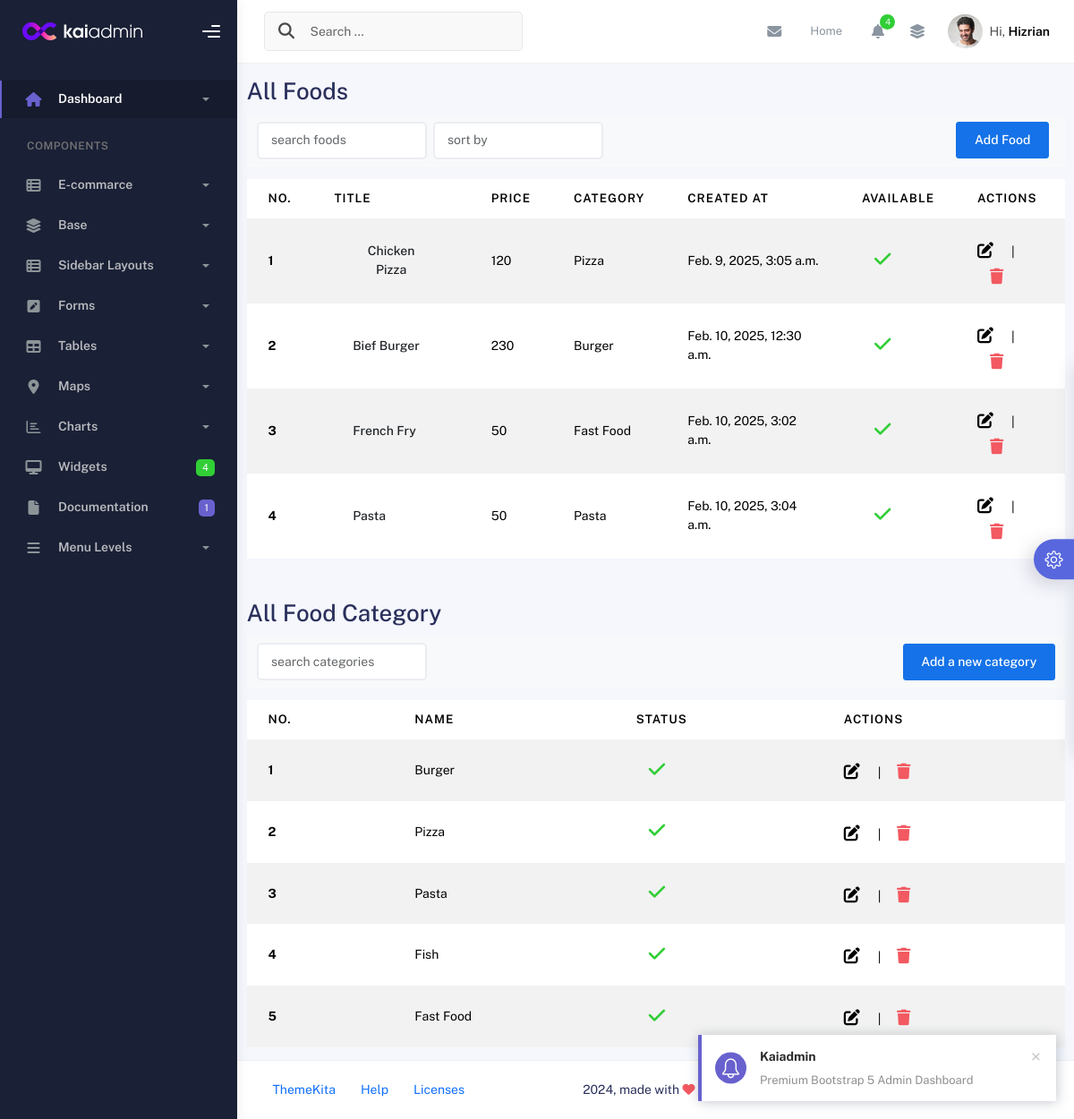
The page /menu/foods/ (signed in) on the database its author committed.
### menuapp/models.py (models this page shows, shortened)
class Food(models.Model):
    categories = models.ForeignKey(Category, on_delete=models.CASCADE, related_name="food")
    title = models.CharField(max_length=20)
    description = models.TextField(max_length=100)
    price = models.IntegerField()
    image = models.ImageField(upload_to='images/')
    created_at = models.DateTimeField(auto_now_add=True)
    avaiable = models.BooleanField(default=False)

class Category(models.Model):
    user = models.ForeignKey(User, on_delete=models.CASCADE, related_name='users', null=True, blank=True)
    name = models.CharField(max_length=20)
    is_active = models.BooleanField(default=True)

### menuapp/views.py (the view)
# urls.py: path('foods/', views.food_view, name='foods'),
@login_required
def food_view(request):
    if not request.user.is_superuser:
        return redirect('profile')
    foods = Food.objects.all()
    categories = Category.objects.all()
    context = {
        'foods': foods,
        'categories': categories,
    }
    return render(request, 'menuapp/foods.html', context)

### menuapp/templates/menuapp/foods.html (shortened to what this page needs)
{% extends 'dashboardapp/index.html' %}
{% block content %}
<div class="container">
    <h2 class="mt-3">All Foods</h2>
    <nav class="navbar navbar-expand-lg bg-body-tertiary mb-3">
        <div class="container-fluid">
            <form class="d-flex" role="search">
                <input class="form-control me-2" type="search" placeholder="search foods" aria-label="Search">
            </form>
            <form class="d-flex" role="search">
                <input class="form-control me-2" type="search" placeholder="sort by" aria-label="Search">
            </form>
            <div class="collapse navbar-collapse d-flex justify-content-end" id="navbarNavAltMarkup">
                <div class="navbar-nav">
                    <a class="btn btn-primary me-2" href="{% url 'addfood' %}">Add Food</a>
                </div>
            </div>
        </div>
    </nav>
    <table class="table table-striped">
        <thead>
            <tr>
                <th scope="col">no.</th>
                <th scope="col" class="text-align-center">Title</th>
                <th scope="col">Price</th>
                <th scope="col">category</th>
                <th scope="col">Created At</th>
                <th scope="col">Available</th>
                <th scope="col">Actions</th>
            </tr>
        </thead>
        <tbody>
            {% for food in foods %}
                <tr class="">
                    <th scope="row">{{ forloop.counter }}</th>
                    <td>
                        <button type="button" class="btn" data-bs-toggle="modal" data-bs-target="#foodModal{{food.id}}" data-bs-whatever="@mdo">{{food.title}}</button>
                    </td>
                    <td>{{food.price}}</td>
                    <td>{{food.categories.name}}</td>
                    <td>{{food.created_at}}</td>
                    <td>
                        {% if food.avaiable == True %}
                            <i class="fa-solid fa-check text-success fs-4 ms-3"></i>
                        {% else %}
                            <i class="fa-solid fa-xmark text-danger fs-4 ms-3"></i>
                        {% endif %}
                    </td>
                    <td>
                        <a href="{%url 'editfood' food.pk %}" class="text-black fs-3 me-3">
                            <i class="fa-solid fa-pen-to-square" style="font-size: large;"></i>
                        </a>
                        |
                        <a href="{%url 'deletefood' food.pk %}" class="text-danger fs-5 ms-3">
                            <i class="fa-solid fa-trash"></i>
                        </a>
                    </td>
                </tr>
            {% endfor %}
        </tbody>
    </table>
    {% include 'menuapp/partials/foodcategories.html' %}
</div>
{% endblock %}

### menuapp/templates/menuapp/partials/foodcategories.html
<h2 class="mt-5">All Food Category</h2>
<nav class="navbar navbar-expand-lg bg-body-tertiary mb-3">
    <div class="container-fluid">
        <form class="d-flex" role="search">
            <input class="form-control me-2" type="search" placeholder="search categories" aria-label="Search">
        </form>
        <div class="collapse navbar-collapse d-flex justify-content-end" id="navbarNavAltMarkup">
            <div class="navbar-nav">
                <a class="btn btn-primary" href="{% url 'addcategories' %}">Add a new category</a>
            </div>
        </div>
    </div>
</nav>
<table class="table table-striped">
    <thead>
        <tr>
            <th scope="col">no.</th>
            <th scope="col" class="text-align-center">Name</th>
            <th scope="col">Status</th>
            <th scope="col">Actions</th>
        </tr>
    </thead>
    <tbody>
        {% for category in categories %}
            <tr class="">
                <th scope="row">{{forloop.counter}}</th>
                <td>{{category.name}}</td>
                <td>
                    {% if category.is_active == True %}
                        <i class="fa-solid fa-check text-success fs-4 ms-3"></i>
                    {% else %}
                        <i class="fa-solid fa-xmark text-danger fs-4 ms-3"></i>
                    {% endif %}
                </td>
                <td>
                    <a href="{%url 'editcategories' category.pk %}" class="text-black fs-3 me-3">
                        <i class="fa-solid fa-pen-to-square" style="font-size: large;"></i>
                    </a>
                    |
                    <a href="{%url 'deletecategories' category.pk %}" class="text-danger fs-5 ms-3">
                        <i class="fa-solid fa-trash"></i>
                    </a>
                </td>
            </tr>
        {% endfor %}
    </tbody>
</table>

### rows shown on the page
Food: title "Chicken Pizza", price "120", categories.name "Pizza", created_at "Feb. 9, 2025, 3:05 a.m.", avaiable True (drawn)
Food: title "Bief Burger", price "230", categories.name "Burger", created_at "Feb. 10, 2025, 12:30 a.m.", avaiable True (drawn)
Food: title "French Fry", price "50", categories.name "Fast Food", created_at "Feb. 10, 2025, 3:02 a.m.", avaiable True (drawn)
Food: title "Pasta", price "50", categories.name "Pasta", created_at "Feb. 10, 2025, 3:04 a.m.", avaiable True (drawn)
Category: name "Burger", is_active True (drawn)
Category: name "Pizza", is_active True (drawn)
Category: name "Pasta", is_active True (drawn)
Category: name "Fish", is_active True (drawn)
Category: name "Fast Food", is_active True (drawn)
